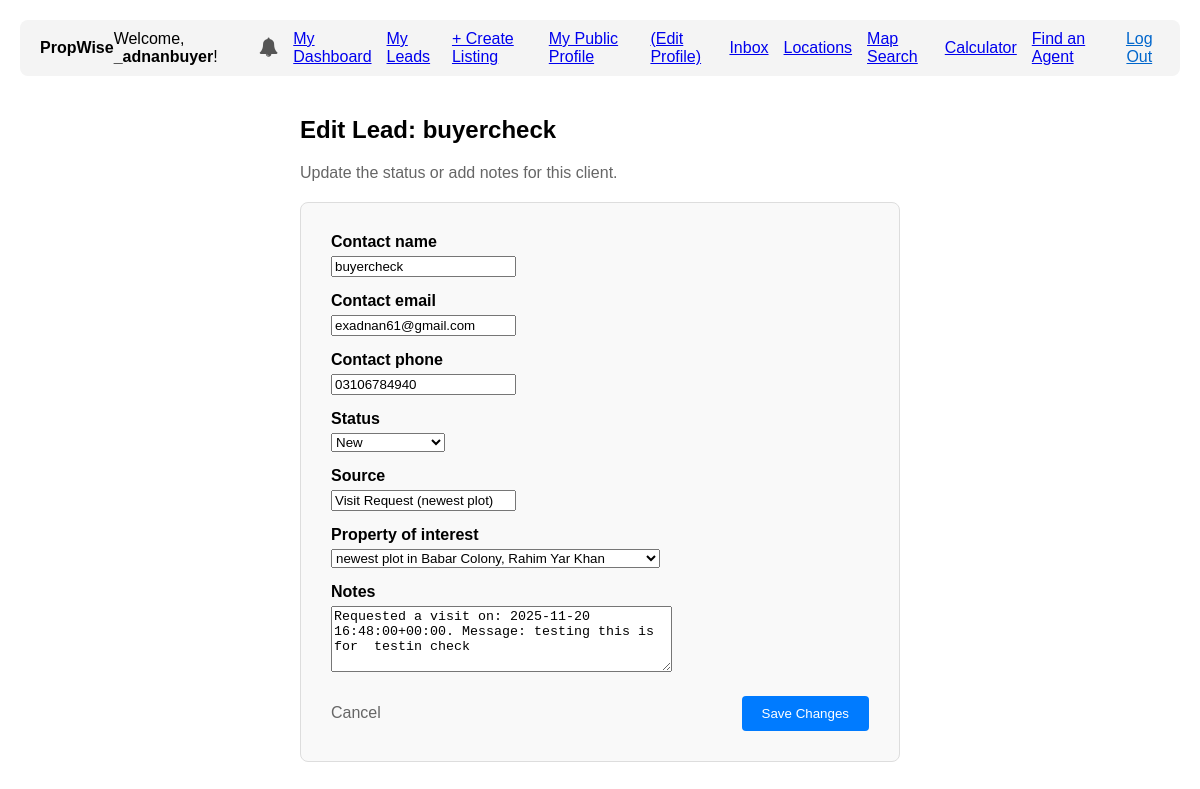
Screenshot of /accounts/my-leads/edit/4/ (signed in) with the database file from the repository.
### accounts/models.py (models this page shows, shortened)
class User(AbstractUser):
    is_agent = models.BooleanField('Is agent', default=False)
    is_buyer = models.BooleanField('Is buyer', default=True) # By default, users are buyers
    phone_number = models.CharField(max_length=20, blank=True)
    profile_picture = models.ImageField(upload_to='profile_pics/', blank=True, null=True)
    favorites = models.ManyToManyField(
        Property,
        related_name="favorited_by",
        blank=True
    )

class Lead(models.Model):
    agent = models.ForeignKey(
        User,
        on_delete=models.CASCADE,  # If agent is deleted, their leads are deleted
        related_name="leads",
        limit_choices_to={'is_agent': True}, # Ensures this MUST be an agent
        help_text="The agent this lead belongs to."
    )
    contact_name = models.CharField(
        max_length=255,
        help_text="The lead's full name (e.g., Ali Khan)"
    )
    contact_email = models.EmailField(
        max_length=255,
        blank=True,
        null=True
    )
    contact_phone = models.CharField(
        max_length=20,
        blank=True,
        null=True
    )
    status = models.CharField(
        max_length=20,
        choices=LeadStatus.choices,
        default=LeadStatus.NEW,
        help_text="The current stage of this lead in the sales pipeline."
    )
    source = models.CharField(
        max_length=100,
        blank=True,
        null=True,
        help_text="Where this lead came from (e.g., 'PropWise Chat', 'Phone Call')"
    )
    property_of_interest = models.ForeignKey(
        Property,
        on_delete=models.SET_NULL, # If property is deleted, keep the lead
        null=True,
        blank=True,
        related_name="leads"
    )
    notes = models.TextField(
        blank=True,
        null=True,
        help_text="Agent's private notes about this lead."
    )
    created_at = models.DateTimeField(auto_now_add=True)
    updated_at = models.DateTimeField(auto_now=True)
    class Meta:
        ordering = ['-created_at']

### accounts/views.py (the view)
# urls.py: path('my-leads/edit/<int:pk>/', account_views.update_lead_view, name='update_lead'),
@login_required
def update_lead_view(request, pk):
    lead = get_object_or_404(Lead, pk=pk)
    if lead.agent != request.user:
        messages.error(request, "You do not have permission to edit this lead.")
        return redirect('my_leads')
    if request.method == 'POST':
        form = LeadForm(request.POST, instance=lead, agent=request.user)
        if form.is_valid():
            form.save()
            messages.success(request, "Lead updated successfully.")
            return redirect('my_leads')
    else:
        form = LeadForm(instance=lead, agent=request.user)
    context = {
        'form': form,
        'lead': lead
    }
    return render(request, 'accounts/lead_edit.html', context)

### accounts/context_processors.py (called while the page is built)
def notifications(request):
    if request.user.is_authenticated:
        unread_notifs = Notification.objects.filter(
            recipient=request.user,
            is_read=False
        )
        return {
            'notification_count': unread_notifs.count(),
            'notification_list': unread_notifs[:5] # Only show the top 5 in the dropdown
        }
    return {}

### locations/models.py (called while the page is built)
    def __str__(self):
        return f"{self.name}, {self.city.name}"

### properties/models.py (called while the page is built)
    def __str__(self):
        return f"{self.title} in {self.area}"

### accounts/templates/accounts/lead_edit.html (shortened to what this page needs)
{% extends 'base.html' %}
{% block content %}
<div class="container" style="max-width: 600px; margin: 40px auto;">
    <h2>Edit Lead: {{ lead.contact_name }}</h2>
    <p style="color: #666; margin-bottom: 20px;">Update the status or add notes for this client.</p>
    <form method="POST" style="background: #f9f9f9; padding: 30px; border-radius: 8px; border: 1px solid #ddd;">
        {% for field in form %}
            <div style="margin-bottom: 15px;">
                <label style="font-weight: bold; display: block; margin-bottom: 5px;">{{ field.label }}</label>
                {{ field }}
            </div>
        {% endfor %}
        <div style="margin-top: 20px; display: flex; justify-content: space-between; align-items: center;">
            <a href="{% url 'my_leads' %}" style="color: #666; text-decoration: none;">Cancel</a>
            <button type="submit" style="background: #007bff; color: white; padding: 10px 20px; border: none; border-radius: 4px; cursor: pointer;">
                Save Changes
            </button>
        </div>
    </form>
</div>
{% endblock content %}

### templates/base.html (shortened to what this page needs)
<!DOCTYPE html>
<html lang="en">
<head>
    <link rel="stylesheet" href="https://cdnjs.cloudflare.com/ajax/libs/font-awesome/4.7.0/css/font-awesome.min.css">
</head>
<body>
    <header style="display: flex; justify-content: space-between; align-items: center; padding: 10px 20px; background: #f4f4f4; border-radius: 8px; margin-bottom: 20px;">
       <div>
        <a href="{% url 'homepage' %}" style="text-decoration: none; color: inherit;">
            <strong>PropWise</strong>
        </a>
    </div>
        <nav style="display: flex; align-items: center;">
            {% if user.is_authenticated %}
            <span>
                Welcome, <strong>{{ user.username }}</strong>!
            </span>
            <div class="notif-container" onclick="toggleNotifs()">
                <i class="fa fa-bell notif-icon"></i>
            </div>
            {% if user.is_agent %}
                <a href="{% url 'agent_dashboard' %}" style="margin-left: 15px;">My Dashboard</a>
                <a href="{% url 'my_leads' %}" style="margin-left: 15px;">My Leads</a>
                <a href="{% url 'property_create' %}" style="margin-left: 15px;">+ Create Listing</a>
                <a href="{% url 'agent_profile' pk=user.pk %}" style="margin-left: 15px;">My Public Profile</a>
                <a href="{% url 'profile' %}" style="margin-left: 15px;">(Edit Profile)</a>
            {% else %}
                <a href="{% url 'saved_properties' %}" style="margin-left: 15px;">My Saved Properties</a>
                <a href="{% url 'profile' %}" style="margin-left: 15px;">My Profile</a>
            {% endif %}
            <a href="{% url 'chat_inbox' %}" style="margin-left: 15px;">Inbox</a>
            <a href="{% url 'all_cities' %}" style="margin-left: 15px;">Locations</a>
            <a href="{% url 'map_search' %}" style="margin-left: 15px;">Map Search</a>
            <a href="{% url 'calculator' %}" style="margin-left: 15px;">Calculator</a>
            <a href="{% url 'agent_directory' %}" style="margin-left: 15px;">Find an Agent</a>
            <form action="{% url 'logout' %}" method="post" style="display: inline; margin-left: 15px;">
                <button type="submit" style="
                    background: none;
                    border: none;
                    color: #0066cc;
                    cursor: pointer;
                    text-decoration: underline;
                    padding: 0;
                    font-size: inherit;
                    font-family: inherit;
                ">Log Out</button>
            </form>
            {% endif %}
        </nav>
    </header>
    {% block content %}
    {% endblock content %}
</body>
</html>

### templates/base.html (style rules this page uses)
body { font-family: Arial, sans-serif; margin: 20px; }
.notif-container { position: relative; display: inline-block; margin-left: 15px; cursor: pointer; vertical-align: middle; }
.notif-icon { font-size: 1.2em; color: #555; }

### rows the page displays
User: username "_adnanbuyer"
Lead: contact_name "buyercheck", form "buyercheck" "exadnan61@gmail.com" "03106784940" "New" "Visit Request (newest plot)" "newest plot in Babar Colony, Rahim Yar Khan" "Requested a visit on: 2025-11-20 16:48:00+00:00. Message: testing this is for testin check"

### other values shown
{{ field.label }} "Contact name" "Contact email" "Contact phone" "Status" "Source" "Property of interest" "Notes"
